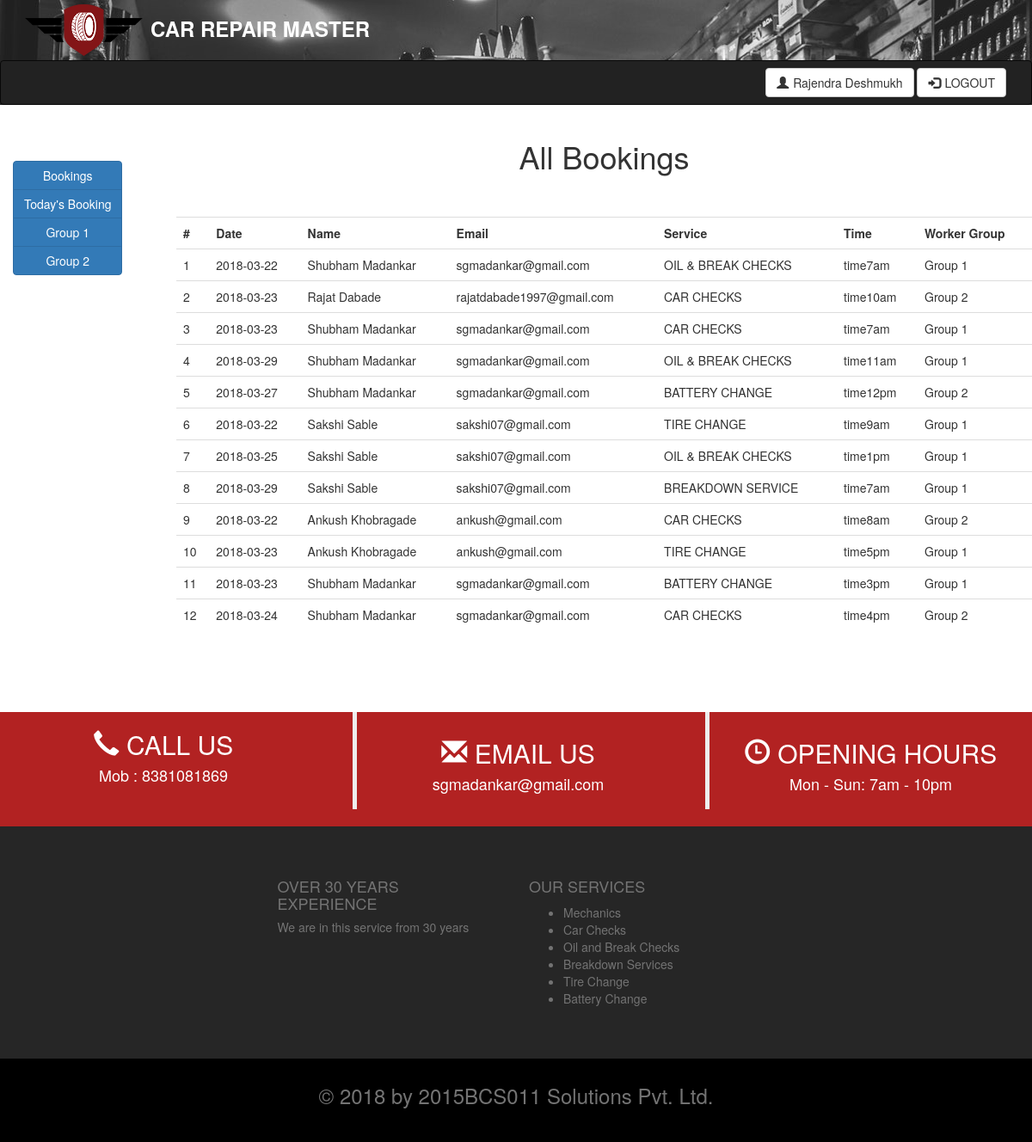
Page /adminAllEntryData.php (signed in) on the committed database.
### tables this page shows
CREATE TABLE `booking` (
  `id` int(11) NOT NULL,
  `name` varchar(100) NOT NULL,
  `email` varchar(50) NOT NULL,
  `date` date NOT NULL,
  `service_name` varchar(50) NOT NULL,
  `timing` varchar(20) NOT NULL,
  `worker_group_name` varchar(50) NOT NULL
);

### adminAllEntryData.php (the view, shortened to what this page needs)
<?php
	include_once 'adminAllBookingHeader.php';
?>
<div class="row">
    <div class="col-md-2" style="margin-top: 45px;">
      <div class="container">
          <div class="btn-group-vertical">
            <button type="button" class="btn btn-primary" onclick="location.href='adminAllEntryData.php'">Bookings</button>
            <button type="button" class="btn btn-primary"  onclick="location.href='adminTodaysBooking.php'">Today's Booking</button>
              <button type="button" class="btn btn-primary" onclick="location.href='group1scheuleDisplay.php'">Group 1 </button>
              <button type="button" class="btn btn-primary" onclick="location.href='group2scheduleDisplay.php'">Group 2</button>
          </div>
      </div>
    </div>
    <div class="col-md-10" style="margin-top: 0px;">
        <div>
           <h1 align="center">All Bookings</h1>
        </div><br><br>
      <div class="box-body table-responsive">
        <table class="table table-hover">
        <tr>
	        <th>#</th>
	        <th>Date</th>
	        <th>Name</th>
	        <th>Email</th>
	        <th>Service</th>
	        <th>Time</th>
	        <th>Worker Group</th>
        </tr>
            <?php
        	    $con=mysqli_connect("localhost","root","","car-repair-master");
				$query = "SELECT * FROM booking";
                if($result=mysqli_query($con,$query))
                   {
                     if(mysqli_num_rows($result) > 0)
                     {
                        $sno=1;
                        while($row = mysqli_fetch_array($result))
                        {
                            echo "<tr>";
                        echo "<td>" . $sno . "</td>";
                        $sno=$sno+1;
                        echo "<td>" . $row['date'] . "</td>";
                        echo "<td>" . $row['name'] . "</td>";
	                    echo "<td>" . $row['email'] . "</td>";
	                    echo "<td>" . $row['service_name'] . "</td>";
	                    echo "<td>" . $row['timing'] . "</td>";
	                    echo "<td>" . $row['worker_group_name'] . "</td>";
	                    echo "</tr>";
                      }
                    }
               	}
             ?>
		 </table>
    </div>
  </div>
</div>
  <?php
  	include_once 'footer.php';
  ?>

### adminAllBookingHeader.php (shortened to what this page needs)
<!DOCTYPE html>
<html>
<head>
   <link href="css/bootstrap.min.css" rel="stylesheet">
	<link rel="stylesheet" type="text/css" href="js/headerForOtherPages.css">
</head>
<body>
	<div id="navbarDev">
		<div class="row">
			<div class="col-md-12">
				<img src="images/main-logo.png" style="height: 70px; display: inline-block; margin-left:20px; float:left">
				<h3 style="color: white;"><b>CAR REPAIR MASTER</b></h3>
			</div>
    	</div>
		<nav class="navbar navbar-default navbar-inverse" style="color: white;">
			<div class="container">
				<div class="navbar-header">
					 <a class="navbar-brand" href="#"></a>
				</div>
				<div class="navbar-collapse collapse" id="list-elements">
					<ul class="nav navbar-nav navbar-right" style="float: right;">
		                <?php
		                                if(isset($_SESSION['name'])){
		                                    echo '<a href="adminProfile.php"><button type="button" class="btn btn-default navbar-btn"><span class="glyphicon glyphicon-user" style="margin-right: 5px;"></span>'.$_SESSION['name'].'</button></a>
		                            <a href="logout.php"><button type="button" class="btn btn-default navbar-btn"><span class="glyphicon glyphicon-log-in" style="margin-right: 5px;"></span>LOGOUT</button></a>';
		                                }
		                   ?>
              		</ul>
				</div>
			</div>
		</nav>
	</div>

### footer.php (shortened to what this page needs)
		<div class="row" style="background-color: #B22222;color: white;margin-top: 75px;">
			<div class="col-md-4">
				<center>
								<h2><span class="glyphicon glyphicon-earphone"></span> CALL US</h2>
								<h4>Mob : 8381081869</h4>
				</center>
			</div>
			<div class="col-md-4">
				<center>
					<blockquote>
						<h2><span class="glyphicon glyphicon-envelope"></span> EMAIL US</h2>
						<h4>sgmadankar@gmail.com</h4>
					</blockquote>
				</center>
			</div>
			<div class="col-md-4">
				<center>
					<blockquote>
						<h2><span class="glyphicon glyphicon-time"></span> OPENING HOURS</h2>
						<h4>Mon - Sun: 7am - 10pm</h4>
					</blockquote>
				</center>
			</div>
		</div>
<div class="footer" style="background-color: #262626; color: #737373;">
	<div class="container-fluid" >
		<div class="agile-footer-grids" style="margin-top: 50px;margin-bottom: 50px;">
		<div class="col-md-3 w3-agile-footer-grid"></div>
			<div class="col-md-3 w3-agile-footer-grid">
				<h4>OVER 30 YEARS <br>EXPERIENCE</h4>
				<h5>We are in this service from 30 years</h5>
			</div>
			<div class="col-md-3 w3-agile-footer-grid">
				<h4>OUR SERVICES </h4>
				<ul>
					<li>Mechanics</li>
					<li>Car Checks</li>
					<li>Oil and Break Checks</li>
					<li>Breakdown Services</li>
					<li>Tire Change</li>
					<li>Battery Change</li>
				</ul>
			</div>
			<div class="clearfix"> </div>
		</div>
	</div>
</div>
<div style="background-color: black; color: #737373; padding-top: 10px;padding-bottom: 30px;">
	<center><h3>© 2018 by  2015BCS011 Solutions Pvt. Ltd.</h3></center>
</div>

### js/headerForOtherPages.css (style rules this page uses)
#navbarDev { background-image: url("../images/banner-main-page.jpg"); width: 100%; }

### rows in the picture
booking: date "2018-03-22", name "Shubham Madankar", email "sgmadankar@gmail.com", service_name "OIL & BREAK CHECKS", timing "time7am", worker_group_name "Group 1"
booking: date "2018-03-23", name "Rajat Dabade", email "rajatdabade1997@gmail.com", service_name "CAR CHECKS", timing "time10am", worker_group_name "Group 2"
booking: date "2018-03-23", name "Shubham Madankar", email "sgmadankar@gmail.com", service_name "CAR CHECKS", timing "time7am", worker_group_name "Group 1"
booking: date "2018-03-29", name "Shubham Madankar", email "sgmadankar@gmail.com", service_name "OIL & BREAK CHECKS", timing "time11am", worker_group_name "Group 1"
booking: date "2018-03-27", name "Shubham Madankar", email "sgmadankar@gmail.com", service_name "BATTERY CHANGE", timing "time12pm", worker_group_name "Group 2"
booking: date "2018-03-22", name "Sakshi Sable", email "sakshi07@gmail.com", service_name "TIRE CHANGE", timing "time9am", worker_group_name "Group 1"
booking: date "2018-03-25", name "Sakshi Sable", email "sakshi07@gmail.com", service_name "OIL & BREAK CHECKS", timing "time1pm", worker_group_name "Group 1"
booking: date "2018-03-29", name "Sakshi Sable", email "sakshi07@gmail.com", service_name "BREAKDOWN SERVICE", timing "time7am", worker_group_name "Group 1"
booking: date "2018-03-22", name "Ankush Khobragade", email "ankush@gmail.com", service_name "CAR CHECKS", timing "time8am", worker_group_name "Group 2"
booking: date "2018-03-23", name "Ankush Khobragade", email "ankush@gmail.com", service_name "TIRE CHANGE", timing "time5pm", worker_group_name "Group 1"
booking: date "2018-03-23", name "Shubham Madankar", email "sgmadankar@gmail.com", service_name "BATTERY CHANGE", timing "time3pm", worker_group_name "Group 1"
booking: date "2018-03-24", name "Shubham Madankar", email "sgmadankar@gmail.com", service_name "CAR CHECKS", timing "time4pm", worker_group_name "Group 2"

### other values in the picture
$_SESSION['name'] "Rajendra Deshmukh"
